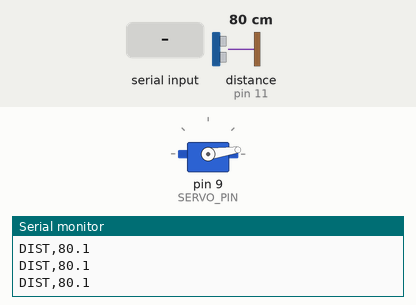
Recording of a sketch running on a simulated Arduino Uno, built with avr-gcc and run on an emulated ATmega328P. On the bench: servo, the last lines printed to the serial monitor. Wiring (inferred from the names in the program): ultrasonic range finder: trigger pin 10; echo pin 11. Inputs (shaded band) come from the test bench; at power-on: distance to the obstacle (sensor on pin 11) 80 cm. The echo pulse lasts 58.3 µs per cm.

Above: at 1.6 s.
1.7 s: "OPEN_GATE\n" received over Serial
At 2.7 s:
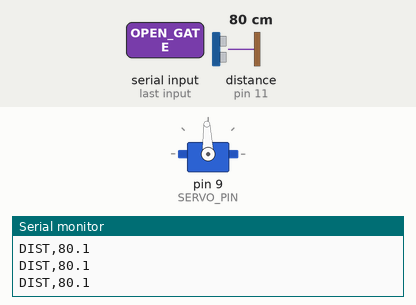
3.2 s: distance to the obstacle (sensor on pin 11) set to 21 cm
5.6 s: distance to the obstacle (sensor on pin 11) set to 17 cm
At 8.1 s:
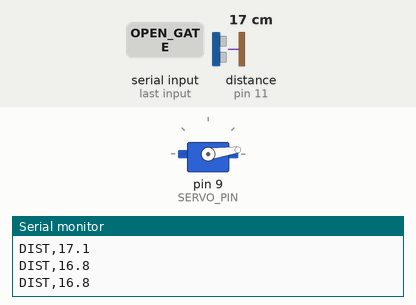
Timing chart, 0 to 9.6 s (numbered marks = the images above; inputs shaded):
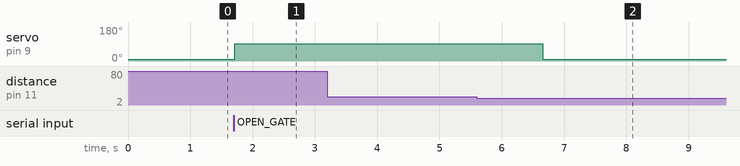

The sketch:

PARKVISION_Arduino.ino
```cpp
#include <Servo.h>

// PARKVISION single physical bay controller
// HC-SR04: TRIG D10, ECHO D11; servo signal D9.
// Servo power must come from a separate regulated supply (check its label).

const byte TRIG_PIN = 10;
const byte ECHO_PIN = 11;
const byte SERVO_PIN = 9;

// CALIBRATE THIS after testing the empty bay and toy car.
// Example only: change this value to suit your ceiling height and car model.
const float OCCUPIED_THRESHOLD_CM = 18.0;
const float CLEAR_THRESHOLD_CM = 21.0; // hysteresis prevents rapid toggling

const int GATE_CLOSED_ANGLE = 8;  // adjust gently after testing the linkage
const int GATE_OPEN_ANGLE = 92;   // adjust gently after testing the linkage
const unsigned long SENSOR_INTERVAL_MS = 250;
const unsigned long OCCUPANCY_CONFIRM_MS = 900;
const unsigned long CLOSE_AFTER_OCCUPANCY_MS = 10000;
const unsigned long GATE_FAILSAFE_MS = 30000;

Servo gateServo;
bool occupied = false;
bool gateOpen = false;
unsigned long lastSensorMs = 0;
unsigned long occupiedSince = 0;
unsigned long gateOpenedAt = 0;
unsigned long candidateSince = 0;
bool candidateOccupied = false;
String commandBuffer;

float readDistanceCm() {
  digitalWrite(TRIG_PIN, LOW);
  delayMicroseconds(3);
  digitalWrite(TRIG_PIN, HIGH);
  delayMicroseconds(10);
  digitalWrite(TRIG_PIN, LOW);
  unsigned long duration = pulseIn(ECHO_PIN, HIGH, 30000UL);
  if (duration == 0) return -1.0;
  return duration / 58.0;
}

void setGate(bool openGate) {
  // Mechanical limits vary. Keep the barrier lightweight and clear of the toy car.
  gateServo.write(openGate ? GATE_OPEN_ANGLE : GATE_CLOSED_ANGLE);
  gateOpen = openGate;
  if (openGate) gateOpenedAt = millis();
  Serial.print("GATE,");
  Serial.println(openGate ? "OPEN" : "CLOSED");
}

void acceptCommand(String command) {
  command.trim();
  command.toUpperCase();
  if (command == "OPEN_GATE") {
    if (!occupied) setGate(true);
    else Serial.println("WARN,BAY_ALREADY_OCCUPIED");
  } else if (command == "CLOSE_GATE") {
    setGate(false);
  }
}

void readCommands() {
  while (Serial.available() > 0) {
    char c = (char)Serial.read();
    if (c == '\n' || c == '\r') {
      if (commandBuffer.length() > 0) {
        acceptCommand(commandBuffer);
        commandBuffer = "";
      }
    } else if (commandBuffer.length() < 40) {
      commandBuffer += c;
    }
  }
}

void updateOccupancy(float distanceCm) {
  if (distanceCm < 0) return;
  bool desired = occupied;
  if (!occupied && distanceCm <= OCCUPIED_THRESHOLD_CM) desired = true;
  if (occupied && distanceCm >= CLEAR_THRESHOLD_CM) desired = false;

  if (desired != occupied) {
    if (desired != candidateOccupied) {
      candidateOccupied = desired;
      candidateSince = millis();
    } else if (millis() - candidateSince >= OCCUPANCY_CONFIRM_MS) {
      occupied = desired;
      Serial.print("OCCUPANCY,");
      Serial.println(occupied ? "1" : "0");
      if (occupied) occupiedSince = millis();
    }
  } else {
    candidateOccupied = occupied;
  }
}

void setup() {
  Serial.begin(9600);
  pinMode(TRIG_PIN, OUTPUT);
  pinMode(ECHO_PIN, INPUT);
  digitalWrite(TRIG_PIN, LOW);
  gateServo.attach(SERVO_PIN);
  gateServo.write(GATE_CLOSED_ANGLE);
  delay(400);
  Serial.println("PARKVISION,READY");
  Serial.println("GATE,CLOSED");
}

void loop() {
  readCommands();

  unsigned long now = millis();
  if (now - lastSensorMs >= SENSOR_INTERVAL_MS) {
    lastSensorMs = now;
    float distanceCm = readDistanceCm();
    if (distanceCm > 0) {
      Serial.print("DIST,");
      Serial.println(distanceCm, 1);
      updateOccupancy(distanceCm);
    }
  }

  if (gateOpen) {
    bool confirmedCar = occupied && occupiedSince > gateOpenedAt;
    bool occupancyWaitFinished = confirmedCar && (now - occupiedSince >= CLOSE_AFTER_OCCUPANCY_MS);
    bool failsafe = (now - gateOpenedAt >= GATE_FAILSAFE_MS);
    if (occupancyWaitFinished || failsafe) {
      setGate(false);
    }
  }
}
```

Measured:
- the behaviour switches between 19 and 18 cm on distance to the obstacle (sensor on pin 11) (found by bisection; images 1 and 2)
- after the input at 1.7 s, servo on pin 9 (SERVO_PIN): 8° → 92° at once
- after the input at 5.6 s, servo on pin 9 (SERVO_PIN): 92° → 8° after 1.1 s
